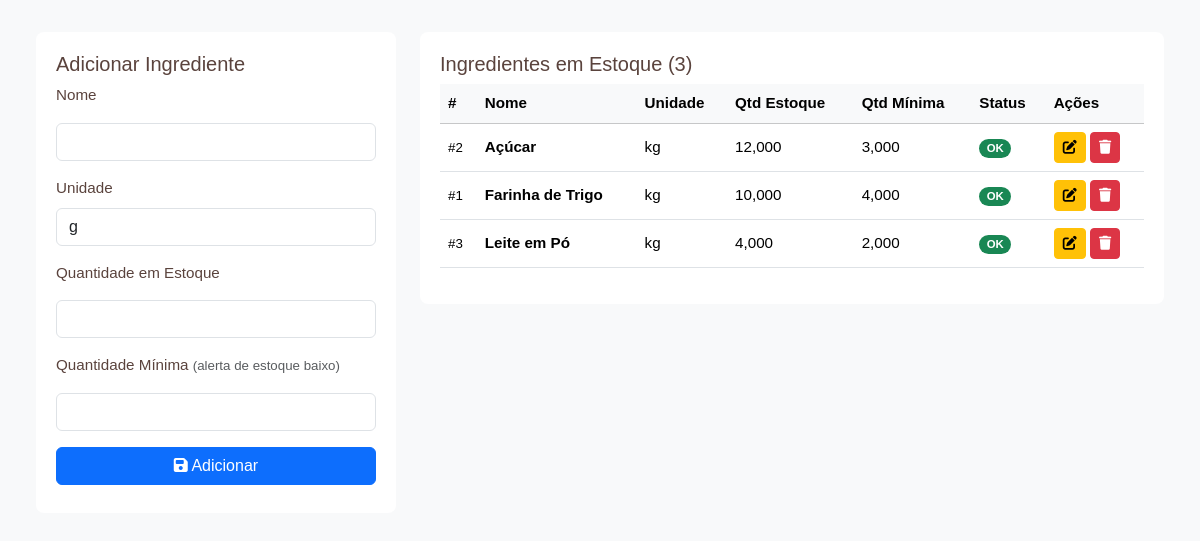
/admin/estoque/index.php (signed in), run on the app's committed database.
### tables this page shows
CREATE TABLE `estoque_ingredientes` (
  `id` int(11) NOT NULL,
  `nome` varchar(100) NOT NULL,
  `unidade` varchar(20) NOT NULL,
  `qtd_estoque` decimal(10,3) NOT NULL DEFAULT 0.000,
  `qtd_minima` decimal(10,3) NOT NULL DEFAULT 0.000
);

### admin/estoque/index.php (the view, shortened to what this page needs)
<?php
$ingrediente_edicao = null;
$conn = open_database();
$stmt = $conn->prepare("SELECT * FROM estoque_ingredientes ORDER BY nome ASC");
$stmt->execute();
$ingredientes = $stmt->fetchAll(PDO::FETCH_ASSOC);
?>
<!DOCTYPE html>
<html lang="pt-br">
<head>
    <link rel="stylesheet" href="<?php echo BASEURL; ?>css_pda/bootstrap/css/bootstrap.min.css">
    <link rel="stylesheet" href="<?php echo BASEURL; ?>css_pda/style_pda.css">
    <link rel="stylesheet" href="https://cdnjs.cloudflare.com/ajax/libs/font-awesome/6.4.0/css/all.min.css">
</head>
<body style="background-color: #f8f9fa;">
<div class="container-fluid p-4">
    <div class="row">
        <div class="col-md-4">
            <div class="form-section">
                <h5><?php echo $ingrediente_edicao ? 'Editar Ingrediente' : 'Adicionar Ingrediente'; ?></h5>
                <form method="POST">
                    <div class="mb-3">
                        <label class="form-label">Nome</label>
                        <input type="text" name="nome" class="form-control" required
                            value="<?php echo $ingrediente_edicao ? htmlspecialchars($ingrediente_edicao['nome']) : ''; ?>">
                    </div>
                    <div class="mb-3">
                        <label class="form-label">Unidade</label>
                        <select name="unidade" class="form-control" required>
                            <?php foreach (['g', 'kg', 'ml', 'l', 'un'] as $u): ?>
                                <option value="<?php echo $u; ?>"
                                    <?php echo ($ingrediente_edicao && $ingrediente_edicao['unidade'] === $u) ? 'selected' : ''; ?>>
                                    <?php echo $u; ?>
                                </option>
                            <?php endforeach; ?>
                        </select>
                    </div>
                    <div class="mb-3">
                        <label class="form-label">Quantidade em Estoque</label>
                        <input type="number" name="qtd_estoque" class="form-control" step="0.001" min="0" required
                            value="<?php echo $ingrediente_edicao ? $ingrediente_edicao['qtd_estoque'] : ''; ?>">
                    </div>
                    <div class="mb-3">
                        <label class="form-label">Quantidade Mínima <small class="text-muted">(alerta de estoque baixo)</small></label>
                        <input type="number" name="qtd_minima" class="form-control" step="0.001" min="0" required
                            value="<?php echo $ingrediente_edicao ? $ingrediente_edicao['qtd_minima'] : ''; ?>">
                    </div>
                    <button type="submit" class="btn btn-primary w-100 mb-2">
                        <i class="fas fa-save"></i>
                        <?php echo $ingrediente_edicao ? 'Atualizar' : 'Adicionar'; ?>
                    </button>
                </form>
            </div>
        </div>
        <div class="col-md-8">
            <div class="form-section">
                <h5>Ingredientes em Estoque (<?php echo count($ingredientes); ?>)</h5>
                <div class="table-responsive">
                    <table class="table table-hover align-middle">
                        <thead class="table-light">
                            <tr>
                                <th>#</th>
                                <th>Nome</th>
                                <th>Unidade</th>
                                <th>Qtd Estoque</th>
                                <th>Qtd Mínima</th>
                                <th>Status</th>
                                <th>Ações</th>
                            </tr>
                        </thead>
                        <tbody>
                            <?php foreach ($ingredientes as $i): ?>
                                <?php $baixo = $i['qtd_estoque'] <= $i['qtd_minima']; ?>
                                <tr class="<?php echo $baixo ? 'table-warning' : ''; ?>">
                                    <td><small>#<?php echo $i['id']; ?></small></td>
                                    <td><strong><?php echo htmlspecialchars($i['nome']); ?></strong></td>
                                    <td><?php echo $i['unidade']; ?></td>
                                    <td class="<?php echo $baixo ? 'text-danger fw-bold' : ''; ?>">
                                        <?php echo number_format($i['qtd_estoque'], 3, ',', '.'); ?>
                                    </td>
                                    <td><?php echo number_format($i['qtd_minima'], 3, ',', '.'); ?></td>
                                    <td>
                                        <?php if ($baixo): ?>
                                            <span class="badge bg-danger rounded-pill">Baixo</span>
                                        <?php else: ?>
                                            <span class="badge bg-success rounded-pill">OK</span>
                                        <?php endif; ?>
                                    </td>
                                    <td>
                                        <a href="?editar=<?php echo $i['id']; ?>" class="btn btn-sm btn-warning" title="Editar">
                                            <i class="fas fa-edit"></i>
                                        </a>
                                        <form method="POST" style="display:inline;" onsubmit="return confirm('Remover este ingrediente?')">
                                            <button type="submit" class="btn btn-sm btn-danger">
                                                <i class="fas fa-trash"></i>
                                            </button>
                                        </form>
                                    </td>
                                </tr>
                            <?php endforeach; ?>
                        </tbody>
                    </table>
                </div>
            </div>
        </div>
    </div>
</div>
</body>
</html>

### css_pda/style_pda.css (style rules this page uses)
body { font-family:Arial,Helvetica,sans-serif; }
input { display:block;width:100%;padding:.5rem;margin:.5rem 0;border:1px solid #ccc;border-radius:4px }
a { color:#06c }
.row { display: flex; justify-content: space-between; margin: 0.5rem 0; font-size: 0.95rem; }
.row { display: flex; justify-content: space-between; margin: 0.5rem 0; }
:root { --primary-color: #d65a7d; --primary-hover: #b83f60; --secondary-color: #4a3e3d; --bg-light: #fff9f9; --text-dark: #2d2525; --text-muted: #756a6a; }
body { font-family: 'Montserrat', sans-serif; color: var(--text-dark); background-color: var(--bg-light); }
.col-md-8 { float: none !important; margin: 0 auto !important; }
* { margin: 0; padding: 0; box-sizing: border-box; }
body { background: #fdf9f9; font-family: 'Plus Jakarta Sans', sans-serif; color: #5A433D !important; }
.form-section { background: white; padding: 20px; border-radius: 8px; margin-bottom: 20px; }
.form-section { margin-bottom: 30px; }

### data on the page
estoque_ingredientes: id "2", nome "Açúcar", unidade "kg", qtd_estoque "12,000", qtd_minima "3,000", shows "OK"
estoque_ingredientes: id "1", nome "Farinha de Trigo", unidade "kg", qtd_estoque "10,000", qtd_minima "4,000", shows "OK"
estoque_ingredientes: id "3", nome "Leite em Pó", unidade "kg", qtd_estoque "4,000", qtd_minima "2,000", shows "OK"

### other printed values
count($ingredientes) "3"
form field unidade "g"
